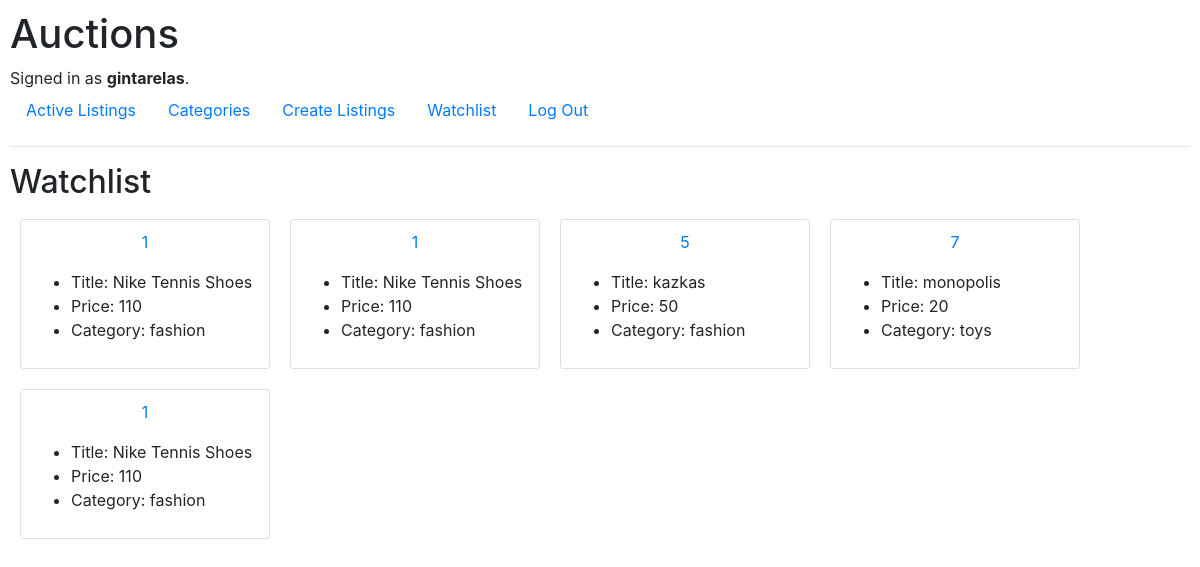
Screenshot of /watchlist (signed in) with the database file from the repository.
### auctions/models.py (models this page shows, shortened)
class User(AbstractUser):
    pass

class AuctionListings(models.Model):
    title = models.CharField(max_length=64,)
    description = models.CharField(max_length=200)
    price = models.IntegerField()
    image = models.URLField(blank=True)
    category = models.CharField(max_length=50, choices=CATEGORY_CHOICES)
    last_bid = models.IntegerField(blank=True, default=None)
    bidder = models.ForeignKey(User, on_delete=models.RESTRICT, blank=True)

### auctions/views.py (the view)
# urls.py: path("watchlist", views.watchlist, name="watchlist"),
@login_required
def watchlist(request):
    items = Watchlist.objects.filter(user = request.user.username)
    products = []
    for item in items:
        products.append(AuctionListings.objects.get(id=item.product_id))
    empty = False
    if len(products) == 0:
        empty = True
    return render(request, "auctions/watchlist.html", {
        "empty": empty,
        "products": products
    })

### auctions/templates/auctions/watchlist.html
{% extends "auctions/layout.html" %}
{% block body %}
    <h2>Watchlist</h2>
        {% for product in products %}
        <div class="card" style="margin: 10px; padding:10px; float: left; width: 250px">
            <p align="center"><a href="{% url 'watchlist' %}">{{ product.id }} </a></p>
        <ul>
            <li>Title: {{product.title}} </li>
            <li>Price: {{product.price}} </li>
            <li>Category: {{product.category}} </li>
        </div>
        {% empty %}
            <li>No watchlists</li>
        </ul>
        {% endfor %}
{% endblock %}

### auctions/templates/auctions/layout.html (shortened to what this page needs)
{% load static %}
<!DOCTYPE html>
<html lang="en">
    <head>
        <link rel="stylesheet" href="https://stackpath.bootstrapcdn.com/bootstrap/4.4.1/css/bootstrap.min.css">
        <link href="{% static 'auctions/styles.css' %}" rel="stylesheet">
    </head>
    <body>
        <h1>Auctions</h1>
        <div>
            {% if user.is_authenticated %}
                Signed in as <strong>{{ user.username }}</strong>.
            {% else %}
                Not signed in.
            {% endif %}
        </div>
        <ul class="nav">
            <li class="nav-item">
                <a class="nav-link" href="{% url 'index' %}">Active Listings</a>
            </li>
            <li class="nav-item">
                <a class="nav-link" href="{% url 'categories' %}">Categories</a>
            </li>
            <li class="nav-item">
                <a class="nav-link" href="{% url 'create_listing' %}">Create Listings</a>
            </li>
            <li class="nav-item">
                <a class="nav-link" href="{% url 'watchlist' %}">Watchlist</a>
            </li>
            {% if user.is_authenticated %}
                <li class="nav-item">
                    <a class="nav-link" href="{% url 'logout' %}">Log Out</a>
                </li>
            {% endif %}
        </ul>
        <hr>
        {% block body %}
        {% endblock %}
    </body>
</html>

### auctions/static/auctions/styles.css (style rules this page uses)
body { padding: 10px; background-color: white; }

### rows the page displays
User: username "gintarelas"
AuctionListings: id "1", title "Nike Tennis Shoes", price "110", category "fashion"
AuctionListings: id "5", title "kazkas", price "50", category "fashion"
AuctionListings: id "7", title "monopolis", price "20", category "toys"
